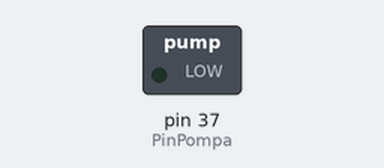
Recording of a sketch running on a simulated Arduino Mega 2560, built with avr-gcc and run on an emulated ATmega2560. Parts: switched loads named in the sketch (green lamp = pin HIGH).

Above: at 1.5 s.
At 4.5 s:
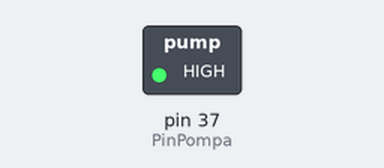
Timing chart, 0 to 7.8 s (numbered marks = the images above):
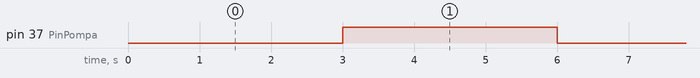

Measured:
- by itself, pin 37 (PinPompa): alternates HIGH for 3.0 s and LOW for 3.0 s

The sketch:

pompa_test.ino
```cpp
int PinPompa = 37;

void setup() {
  pinMode(PinPompa, OUTPUT);
  digitalWrite(PinPompa, LOW);
}

void read_pompa() {

}

void write_pompa() {
  digitalWrite(PinPompa, LOW);
  delay(3000);
  digitalWrite(PinPompa, HIGH);
  delay(3000);
}

void loop() {
  write_pompa();
}
```
